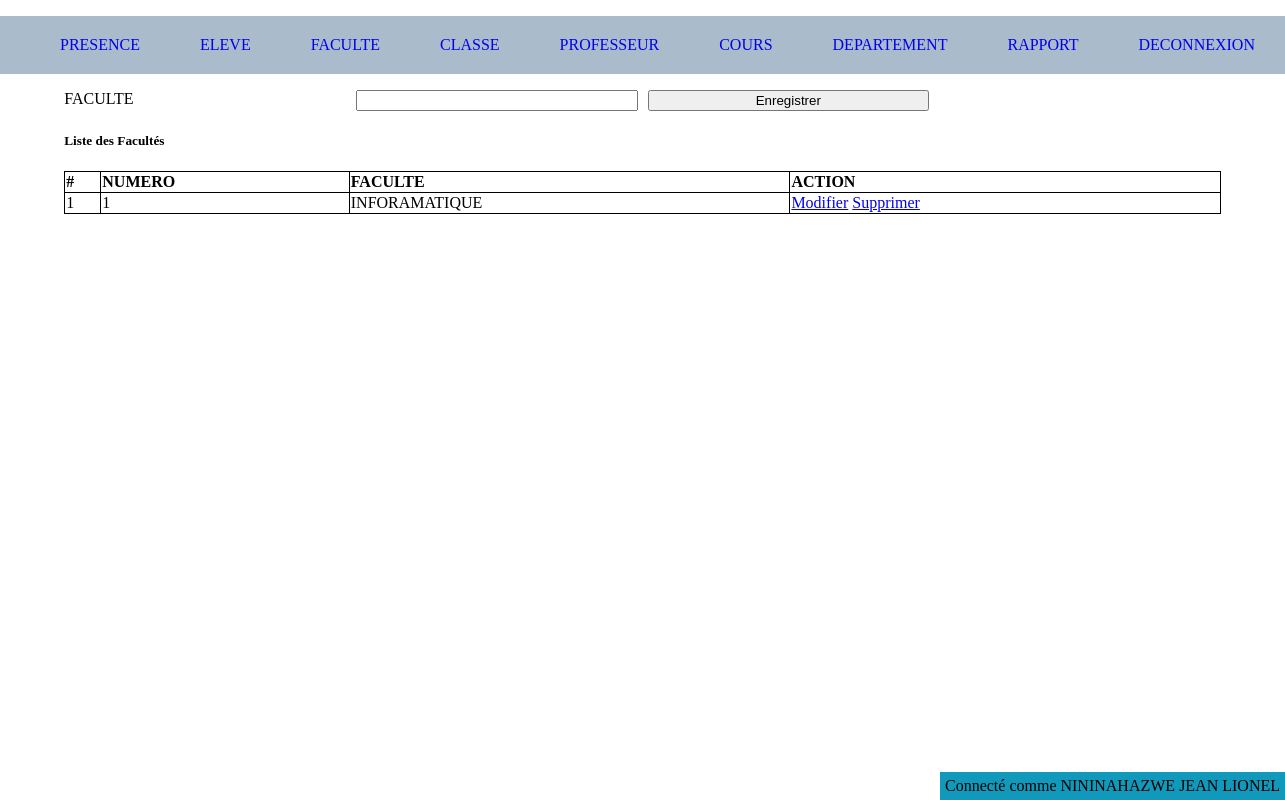
Page /faculte.php (signed in) on the earlier database version.
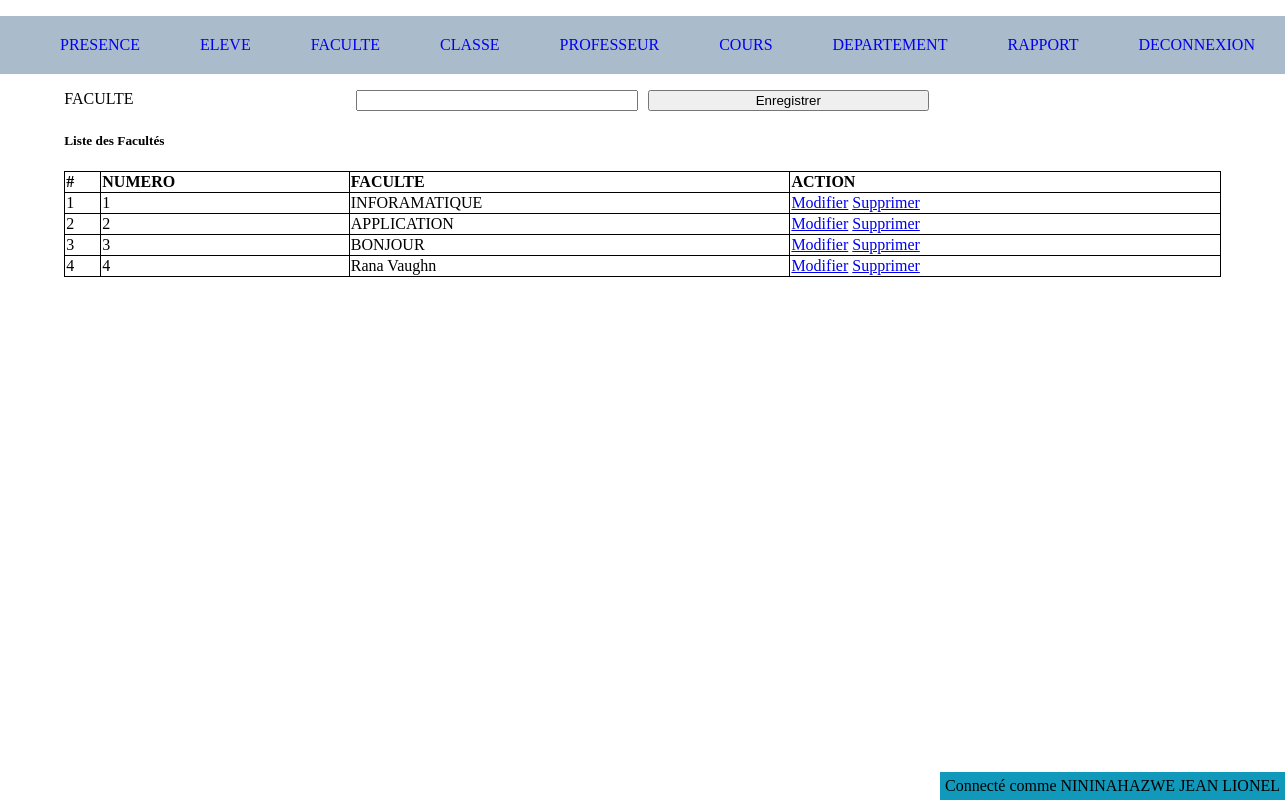
Same page on the later database version.
### tables this page shows
CREATE TABLE `faculte` (
  `id` int(11) NOT NULL,
  `name` varchar(255) NOT NULL,
  `created_at` datetime NOT NULL DEFAULT CURRENT_TIMESTAMP
);

### app/config.php (called while the page is built, shortened)
<?php
function getConnection(){
	try{
		$db = new PDO('mysql:host=localhost;dbname=guy_tp','jean','lion');
		 $db->setAttribute(PDO::ATTR_ERRMODE, PDO::ERRMODE_EXCEPTION);
	} catch(PDOException $e) {
	  echo "Error: " . $e->getMessage();
	  die($e);
	}
	return $db;
}
function selectAll($table){
	$query = "SELECT * FROM $table";
	$db = getConnection();
	$data = $db->query($query);
	return $data->fetchAll();
}

### faculte.php (the view, shortened to what this page needs)
<?php
$facultes = selectAll("faculte");
  include "include/header.php";
?>
<div>
  <form action="" method="post">
    <div>
      <label for="">FACULTE</label>
      <input type="text" name="name"  value="<?= $faculte_name ?? "" ?>"  required="">
      <?php if(isset($faculte_id)): ?>
      <input type="submit" name="update" value="Modifier">
    <?php else: ?>
       <input type="submit" name="save" value="Enregistrer">
    <?php endif ?>
    </div>
  </form>
  <div>
    <h5>Liste des Facultés</h5>
    <table>
      <thead>
        <tr>
          <th># </th>
          <th>NUMERO </th>
          <th>FACULTE</th>
          <th>ACTION</th>
        </tr>
      </thead>
      <tbody>
        <?php foreach ($facultes  as $key => $value) : ?>
        <tr>
          <td><?= ++$key  ?></td>
          <td><?= $value['id'] ?></td>
          <td><?= $value['name'] ?></td>
          <td>
            <a href="faculte.php?action=modifier&&id=<?= $value['id'] ?>">Modifier</a>
            <a href="faculte.php?action=delete&&id=<?= $value['id'] ?>" onclick="return confirm('êtes-vous sûr ?')">Supprimer</a>
          </td>
        </tr>
       <?php endforeach; ?>
      </tbody>
    </table>
  </div>
</div>
<?php
  include "include/footer.php";
?>

Differences in the rows shown:
added faculte: id "2", name "APPLICATION"
added faculte: id "3", name "BONJOUR"
added faculte: id "4", name "Rana Vaughn"
